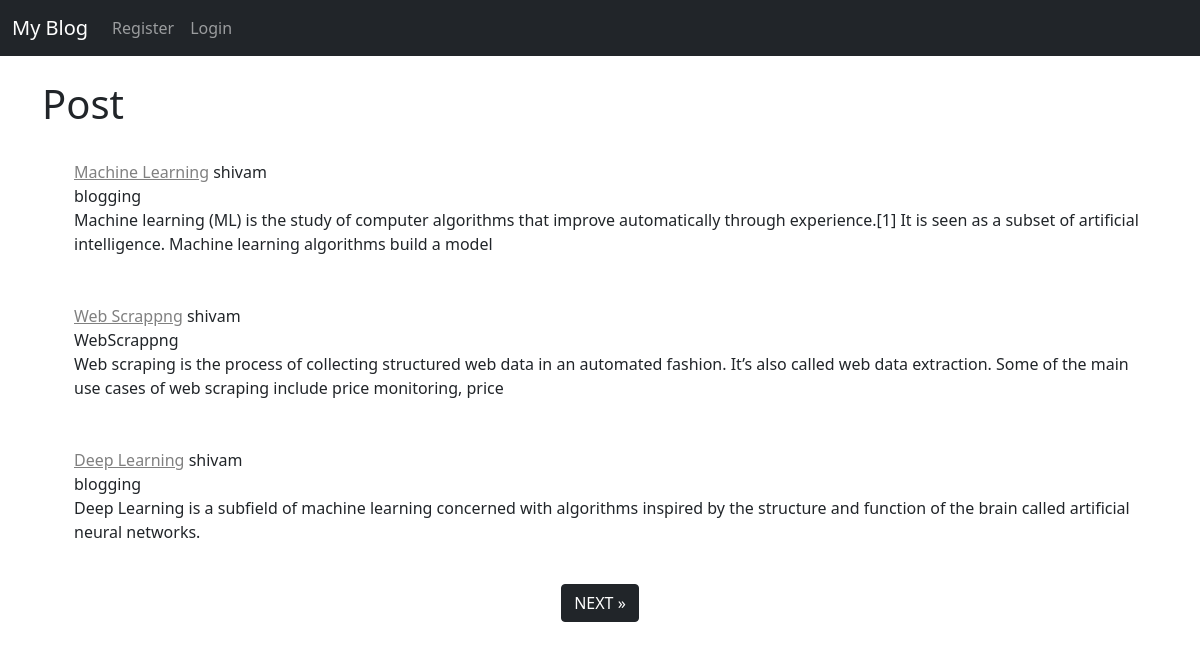
The page / on the database its author committed.
### myblog/models.py (models this page shows, shortened)
class Post(models.Model):
    title=models.CharField(max_length=255)
    title_tag=models.CharField(max_length=255)
    author = models.ForeignKey(User,on_delete=models.CASCADE)
    body=models.TextField()
    category=models.CharField(max_length=255,default="blogging")
    likes = models.ManyToManyField(User,related_name='blog_post')

### myblog/views.py (the view)
# urls.py: path('',HomeView.as_view(),name='home'),
class HomeView(ListView):
    model=Post
    template_name ='home.html'
    ordering = ['-id']
    paginate_by = 3

### templates/home.html (shortened to what this page needs)
{% extends 'base.html' %}
{% block content %}
<h1> Post</h1>
<ul>
{% for post in object_list %}
    <br><a style="color:grey;"href="{% url 'article-detail' post.pk %}">{{post.title}}</a>
        {{post.author}}
    <br>{{post.category}}
{{post.body|slice:":200"|safe}}
<br> </br>
{% endfor%}
</ul>
{% if is_paginated %}
  <ul class="pagination justify-content-center">
    {% if page_obj.has_next %}
    <a href="?page={{ page_obj.next_page_number }}" class="btn btn-dark mx-3"> NEXT &raquo;</a>
    {% endif %}
  </ul>
</div>
{% endif %}
{% endblock %}

### templates/base.html (shortened to what this page needs)
<!doctype html>
<html lang="en">
  <head>
    <link href="https://cdn.jsdelivr.net/npm/bootstrap@5.0.0-beta1/dist/css/bootstrap.min.css" rel="stylesheet">
  </head>
  <body>
  <nav class="navbar navbar-expand-lg navbar-dark bg-dark">
  <div class="container-fluid">
    <a class="navbar-brand" href="{% url 'home' %}">My Blog</a>
    <div class="collapse navbar-collapse" id="navbarSupportedContent">
      <ul class="navbar-nav me-auto mb-2 mb-lg-0">
          {% if user.is_authenticated %}
          <li class="nav-item">
          <a class="nav-link" href="{% url 'add_post' %}">Add Post</a>
        </li>
          </li>
          <li class="nav-item">
          <a class="nav-link" href="{% url 'logout' %}">Logout</a>
        </li>
          </li>
          <li class="nav-item">
          <a class="nav-link" href="{% url 'add_category' %}">Category</a>
        </li>
          {% else %}
          <li class="nav-item">
          <a class="nav-link" href="{% url 'register' %}">Register</a>
        </li>
         <li class="nav-item">
          <a class="nav-link" href="{% url 'login' %}">Login</a>
         </li>
          {% endif %}
      </ul>
    </div>
  </div>
</nav>
    <br/>
    <div class="container">
    {% block content %}
    {% endblock %}
  </body>
</html>

### rows shown on the page
Post: title "Machine Learning", author "shivam", category "blogging", body "Machine learning (ML) is the study of computer algorithms that improve automatically through experience.[1] It is seen as a subset of artificial intelligence. Machine learning algorithms build a model"
Post: title "Web Scrappng", author "shivam", category "WebScrappng", body "Web scraping is the process of collecting structured web data in an automated fashion. It’s also called web data extraction. Some of the main use cases of web scraping include price monitoring, price"
Post: title "Deep Learning", author "shivam", category "blogging", body "Deep Learning is a subfield of machine learning concerned with algorithms inspired by the structure and function of the brain called artificial neural networks."
